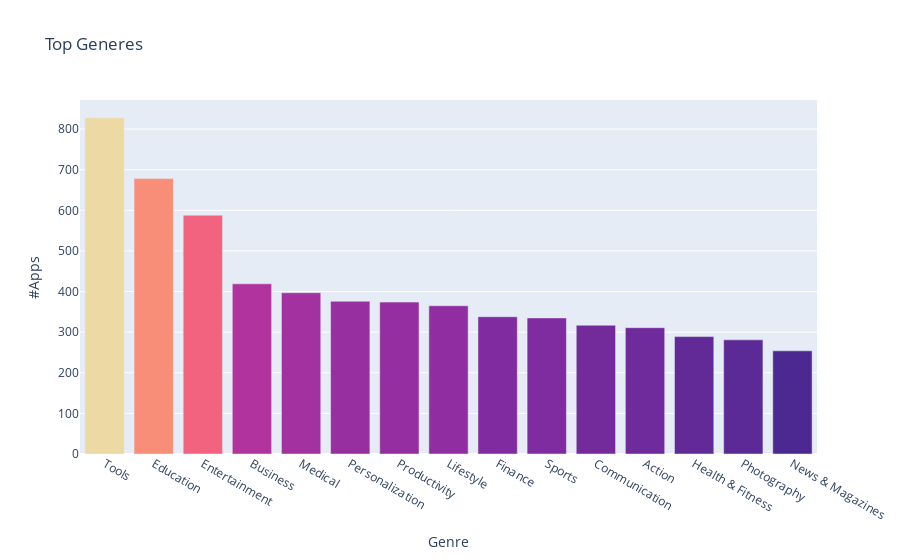

Notebook cell for this chart:
### Code cell
colorbar = px.bar(
        x = num_genres.index[:15],
        y = num_genres.values[:15],
        title = "Top Generes",
        hover_name = num_genres.index[:15],
        color = num_genres.values[:15],
        color_continuous_scale="agsunset"
)
colorbar.update_layout(xaxis_title = "Genre",
                          yaxis_title = "#Apps",
                           coloraxis_showscale=False
)
colorbar.show()

### Figure 1 — Plotly figure (JSON) as saved in the notebook; plotly's stock layout.template omitted (floating-point values rounded to 4 significant figures)
{"data": [{"alignmentgroup": "True", "hovertemplate": "<b>%{hovertext}</b><br><br>x=%{x}<br>y=%{y}<br>color=%{marker.color}<extra></extra>", "hovertext": ["Tools", "Education", "Entertainment", "Business", "Medical", "Personalization", "Productivity", "Lifestyle", "Finance", "Sports", "Communication", "Action", "Health & Fitness", "Photography", "News & Magazines"], "legendgroup": "", "marker": {"color": [828, 678, 588, 419, 397, 376, 374, 365, 338, 335, 317, 311, 289, 281, 254], "coloraxis": "coloraxis", "pattern": {"shape": ""}}, "name": "", "offsetgroup": "", "orientation": "v", "showlegend": false, "textposition": "auto", "type": "bar", "x": ["Tools", "Education", "Entertainment", "Business", "Medical", "Personalization", "Productivity", "Lifestyle", "Finance", "Sports", "Communication", "Action", "Health & Fitness", "Photography", "News & Magazines"], "xaxis": "x", "y": [828, 678, 588, 419, 397, 376, 374, 365, 338, 335, 317, 311, 289, 281, 254], "yaxis": "y"}], "layout": {"barmode": "relative", "coloraxis": {"colorbar": {"title": {"text": "color"}}, "colorscale": [[0, "rgb(75, 41, 145)"], [0.1667, "rgb(135, 44, 162)"], [0.3333, "rgb(192, 54, 157)"], [0.5, "rgb(234, 79, 136)"], [0.6667, "rgb(250, 120, 118)"], [0.8333, "rgb(246, 169, 122)"], [1, "rgb(237, 217, 163)"]], "showscale": false}, "legend": {"tracegroupgap": 0}, "title": {"text": "Top Generes"}, "xaxis": {"anchor": "y", "domain": [0, 1], "title": {"text": "Genre"}}, "yaxis": {"anchor": "x", "domain": [0, 1], "title": {"text": "#Apps"}}}}
